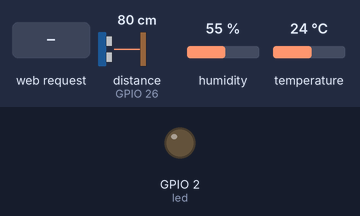
This program was run on a simulated ESP32 board running MicroPython. On the bench: output pins drawn as LEDs (lit = HIGH). The inputs (shaded band) are chosen by the test bench; at power-on: distance to the obstacle (sensor on GPIO 26) 80 cm, humidity 55 %, temperature 24 °C. The echo pulse lasts 58.3 µs per cm; WiFi joins after 1.5 s; the clock reads 2024-03-15 10:24:30 at power-on unless the program sets it; pins used as bus, display or sensor lines are not drawn; what the program prints to the serial console is not drawn.

Above: at 3.2 s.
3.3 s: HTTP request GET /on received
At 4.0 s:
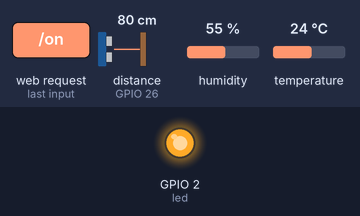
4.8 s: HTTP request GET /off received
At 5.5 s:
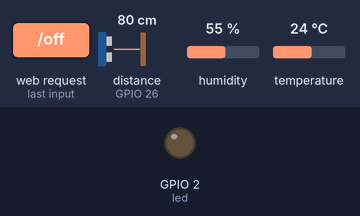
Timing chart, 0 to 7.8 s (numbered marks = the images above; inputs shaded):
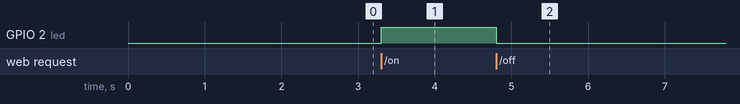

Measured:
- after the input at 3.3 s, GPIO 2 (led): LOW → HIGH at once
- after the input at 4.8 s, GPIO 2 (led): HIGH → LOW at once

The program:

task2.py
```python
import socket
import network
import time
from machine import Pin, time_pulse_us
import dht

# LED SETUP
led = Pin(2, Pin.OUT)
led.off()
led_state = False

# DHT11 SETUP
dht_sensor = dht.DHT11(Pin(4))
temperature = 0.0
humidity = 0.0
last_dht_read = 0
DHT_INTERVAL = 2

# ULTRASONIC SETUP
TRIG = Pin(27, Pin.OUT)
ECHO = Pin(26, Pin.IN)

def get_distance_cm():
    TRIG.value(0)
    time.sleep_us(2)

    TRIG.value(1)
    time.sleep_us(10)
    TRIG.value(0)

    duration = time_pulse_us(ECHO, 1, 30000)

    if duration < 0:
        return None

    return (duration * 0.0343) / 2

distance = 0.0

# WIFI SETUP
ssid = "Robotic WIFI"
password = "rbtWIFI@2025"

wifi = network.WLAN(network.STA_IF)
wifi.active(True)
wifi.connect(ssid, password)

print("Connecting to WiFi...")
while not wifi.isconnected():
    time.sleep(1)

print("Connected!")
print("ESP32 IP:", wifi.ifconfig()[0])

# WEB SERVER SETUP
addr = socket.getaddrinfo("0.0.0.0", 80)[0][-1]
s = socket.socket()
s.bind(addr)
s.listen(1)

print("Web server running...")

# HTML PAGE
def web_page(state, temp, hum, dist):
    color = "green" if state else "red"
    status = "LED is ON" if state else "LED is OFF"
    dist_text = "{:.2f} cm".format(dist) if dist is not None else "Out of range"

    return f"""
    <html>
    <head>
        <title>ESP32 Sensor Dashboard</title>
        <meta http-equiv="refresh" content="2">
        <style>
            body {{ font-family: Arial; text-align: center; }}
            .circle {{
                width: 80px;
                height: 80px;
                background-color: {color};
                border-radius: 50%;
                margin: 20px auto;
            }}
            button {{
                width: 140px;
                height: 45px;
                font-size: 18px;
            }}
        </style>
    </head>
    <body>
        <h1>ESP32 Web Dashboard</h1>

        <div class="circle"></div>
        <h2>{status}</h2>

        <p><a href="/on"><button>LED ON</button></a></p>
        <p><a href="/off"><button>LED OFF</button></a></p>

        <hr>

        <h2>DHT11</h2>
        <p>Temperature: <b>{temp:.2f} degree Celsius </b></p>
        <p>Humidity: <b>{hum:.2f} %</b></p>

        <hr>

        <h2>Ultrasonic</h2>
        <p>Distance: <b>{dist_text}</b></p>

        <p><small>Auto refresh every 2 seconds</small></p>
    </body>
    </html>
    """

# MAIN LOOP
while True:
    conn, addr = s.accept()
    request = conn.recv(1024).decode()

    # LED control
    if "/on" in request:
        led.on()
        led_state = True

    elif "/off" in request:
        led.off()
        led_state = False

    #DHT22 TIMED READ
    now = time.time()
    if now - last_dht_read >= DHT_INTERVAL:
        try:
            dht_sensor.measure()
            temperature = dht_sensor.temperature()
            humidity = dht_sensor.humidity()
            last_dht_read = now
        except:
            pass

    #ULTRASONIC READ
    distance = get_distance_cm()

    # Send page
    response = web_page(led_state, temperature, humidity, distance)

    conn.send("HTTP/1.1 200 OK\r\n")
    conn.send("Content-Type: text/html\r\n")
    conn.send("Connection: close\r\n\r\n")
    conn.sendall(response)
    conn.close()
```
